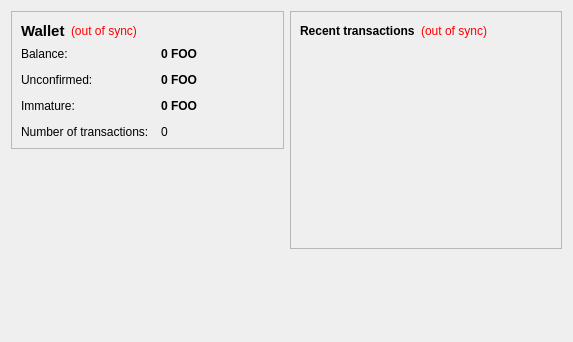
<?xml version="1.0" encoding="UTF-8"?>
<ui version="4.0">
 <class>OverviewPage</class>
 <widget class="QWidget" name="OverviewPage">
  <property name="geometry">
   <rect>
    <x>0</x>
    <y>0</y>
    <width>573</width>
    <height>342</height>
   </rect>
  </property>
  <property name="windowTitle">
   <string>Form</string>
  </property>
  <layout class="QHBoxLayout" name="horizontalLayout" stretch="1,1">
   <item>
    <layout class="QVBoxLayout" name="verticalLayout_2">
     <item>
      <widget class="QFrame" name="frame">
       <property name="frameShape">
        <enum>QFrame::StyledPanel</enum>
       </property>
       <property name="frameShadow">
        <enum>QFrame::Raised</enum>
       </property>
       <layout class="QVBoxLayout" name="verticalLayout_4">
        <item>
         <layout class="QHBoxLayout" name="horizontalLayout_4">
          <item>
           <widget class="QLabel" name="label_5">
            <property name="font">
             <font>
              <pointsize>11</pointsize>
              <weight>75</weight>
              <bold>true</bold>
             </font>
            </property>
            <property name="text">
             <string>Wallet</string>
            </property>
           </widget>
          </item>
          <item>
           <widget class="QLabel" name="labelWalletStatus">
            <property name="toolTip">
             <string>The displayed information may be out of date. Your wallet automatically synchronizes with the JoyCoin network after a connection is established, but this process has not completed yet.</string>
            </property>
            <property name="styleSheet">
             <string notr="true">QLabel { color: red; }</string>
            </property>
            <property name="text">
             <string notr="true">(out of sync)</string>
            </property>
            <property name="alignment">
             <set>Qt::AlignLeading|Qt::AlignLeft|Qt::AlignVCenter</set>
            </property>
           </widget>
          </item>
          <item>
           <spacer name="horizontalSpacer_2">
            <property name="orientation">
             <enum>Qt::Horizontal</enum>
            </property>
            <property name="sizeHint" stdset="0">
             <size>
              <width>40</width>
              <height>20</height>
             </size>
            </property>
           </spacer>
          </item>
         </layout>
        </item>
        <item>
         <layout class="QFormLayout" name="formLayout_2">
          <property name="fieldGrowthPolicy">
           <enum>QFormLayout::AllNonFixedFieldsGrow</enum>
          </property>
          <property name="horizontalSpacing">
           <number>12</number>
          </property>
          <property name="verticalSpacing">
           <number>12</number>
          </property>
          <item row="0" column="0">
           <widget class="QLabel" name="label">
            <property name="text">
             <string>Balance:</string>
            </property>
           </widget>
          </item>
          <item row="0" column="1">
           <widget class="QLabel" name="labelBalance">
            <property name="font">
             <font>
              <weight>75</weight>
              <bold>true</bold>
             </font>
            </property>
            <property name="cursor">
             <cursorShape>IBeamCursor</cursorShape>
            </property>
            <property name="toolTip">
             <string>Your current balance</string>
            </property>
            <property name="text">
             <string notr="true">0 FOO</string>
            </property>
            <property name="textInteractionFlags">
             <set>Qt::LinksAccessibleByMouse|Qt::TextSelectableByKeyboard|Qt::TextSelectableByMouse</set>
            </property>
           </widget>
          </item>
          <item row="1" column="0">
           <widget class="QLabel" name="label_3">
            <property name="text">
             <string>Unconfirmed:</string>
            </property>
           </widget>
          </item>
          <item row="1" column="1">
           <widget class="QLabel" name="labelUnconfirmed">
            <property name="font">
             <font>
              <weight>75</weight>
              <bold>true</bold>
             </font>
            </property>
            <property name="cursor">
             <cursorShape>IBeamCursor</cursorShape>
            </property>
            <property name="toolTip">
             <string>Total of transactions that have yet to be confirmed, and do not yet count toward the current balance</string>
            </property>
            <property name="text">
             <string notr="true">0 FOO</string>
            </property>
            <property name="textInteractionFlags">
             <set>Qt::LinksAccessibleByMouse|Qt::TextSelectableByKeyboard|Qt::TextSelectableByMouse</set>
            </property>
           </widget>
          </item>
          <item row="3" column="0">
           <widget class="QLabel" name="label_2">
            <property name="text">
             <string>Number of transactions:</string>
            </property>
           </widget>
          </item>
          <item row="3" column="1">
           <widget class="QLabel" name="labelNumTransactions">
            <property name="toolTip">
             <string>Total number of transactions in wallet</string>
            </property>
            <property name="text">
             <string notr="true">0</string>
            </property>
           </widget>
          </item>
          <item row="2" column="0">
           <widget class="QLabel" name="labelImmatureText">
            <property name="text">
             <string>Immature:</string>
            </property>
           </widget>
          </item>
          <item row="2" column="1">
           <widget class="QLabel" name="labelImmature">
            <property name="font">
             <font>
              <weight>75</weight>
              <bold>true</bold>
             </font>
            </property>
            <property name="toolTip">
             <string>Mined balance that has not yet matured</string>
            </property>
            <property name="text">
             <string notr="true">0 FOO</string>
            </property>
            <property name="textInteractionFlags">
             <set>Qt::LinksAccessibleByMouse|Qt::TextSelectableByKeyboard|Qt::TextSelectableByMouse</set>
            </property>
           </widget>
          </item>
         </layout>
        </item>
       </layout>
      </widget>
     </item>
     <item>
      <spacer name="verticalSpacer">
       <property name="orientation">
        <enum>Qt::Vertical</enum>
       </property>
       <property name="sizeHint" stdset="0">
        <size>
         <width>20</width>
         <height>40</height>
        </size>
       </property>
      </spacer>
     </item>
    </layout>
   </item>
   <item>
    <layout class="QVBoxLayout" name="verticalLayout_3">
     <item>
      <widget class="QFrame" name="frame_2">
       <property name="frameShape">
        <enum>QFrame::StyledPanel</enum>
       </property>
       <property name="frameShadow">
        <enum>QFrame::Raised</enum>
       </property>
       <layout class="QVBoxLayout" name="verticalLayout">
        <item>
         <layout class="QHBoxLayout" name="horizontalLayout_2">
          <item>
           <widget class="QLabel" name="label_4">
            <property name="text">
             <string>&lt;b&gt;Recent transactions&lt;/b&gt;</string>
            </property>
           </widget>
          </item>
          <item>
           <widget class="QLabel" name="labelTransactionsStatus">
            <property name="toolTip">
             <string>The displayed information may be out of date. Your wallet automatically synchronizes with the JoyCoin network after a connection is established, but this process has not completed yet.</string>
            </property>
            <property name="styleSheet">
             <string notr="true">QLabel { color: red; }</string>
            </property>
            <property name="text">
             <string notr="true">(out of sync)</string>
            </property>
            <property name="alignment">
             <set>Qt::AlignRight|Qt::AlignTrailing|Qt::AlignVCenter</set>
            </property>
           </widget>
          </item>
          <item>
           <spacer name="horizontalSpacer">
            <property name="orientation">
             <enum>Qt::Horizontal</enum>
            </property>
            <property name="sizeHint" stdset="0">
             <size>
              <width>40</width>
              <height>20</height>
             </size>
            </property>
           </spacer>
          </item>
         </layout>
        </item>
        <item>
         <widget class="QListView" name="listTransactions">
          <property name="styleSheet">
           <string notr="true">QListView { background: transparent; }</string>
          </property>
          <property name="frameShape">
           <enum>QFrame::NoFrame</enum>
          </property>
          <property name="verticalScrollBarPolicy">
           <enum>Qt::ScrollBarAlwaysOff</enum>
          </property>
          <property name="horizontalScrollBarPolicy">
           <enum>Qt::ScrollBarAlwaysOff</enum>
          </property>
          <property name="selectionMode">
           <enum>QAbstractItemView::NoSelection</enum>
          </property>
         </widget>
        </item>
       </layout>
      </widget>
     </item>
     <item>
      <spacer name="verticalSpacer_2">
       <property name="orientation">
        <enum>Qt::Vertical</enum>
       </property>
       <property name="sizeHint" stdset="0">
        <size>
         <width>20</width>
         <height>40</height>
        </size>
       </property>
      </spacer>
     </item>
    </layout>
   </item>
  </layout>
 </widget>
 <resources/>
 <connections/>
</ui>
